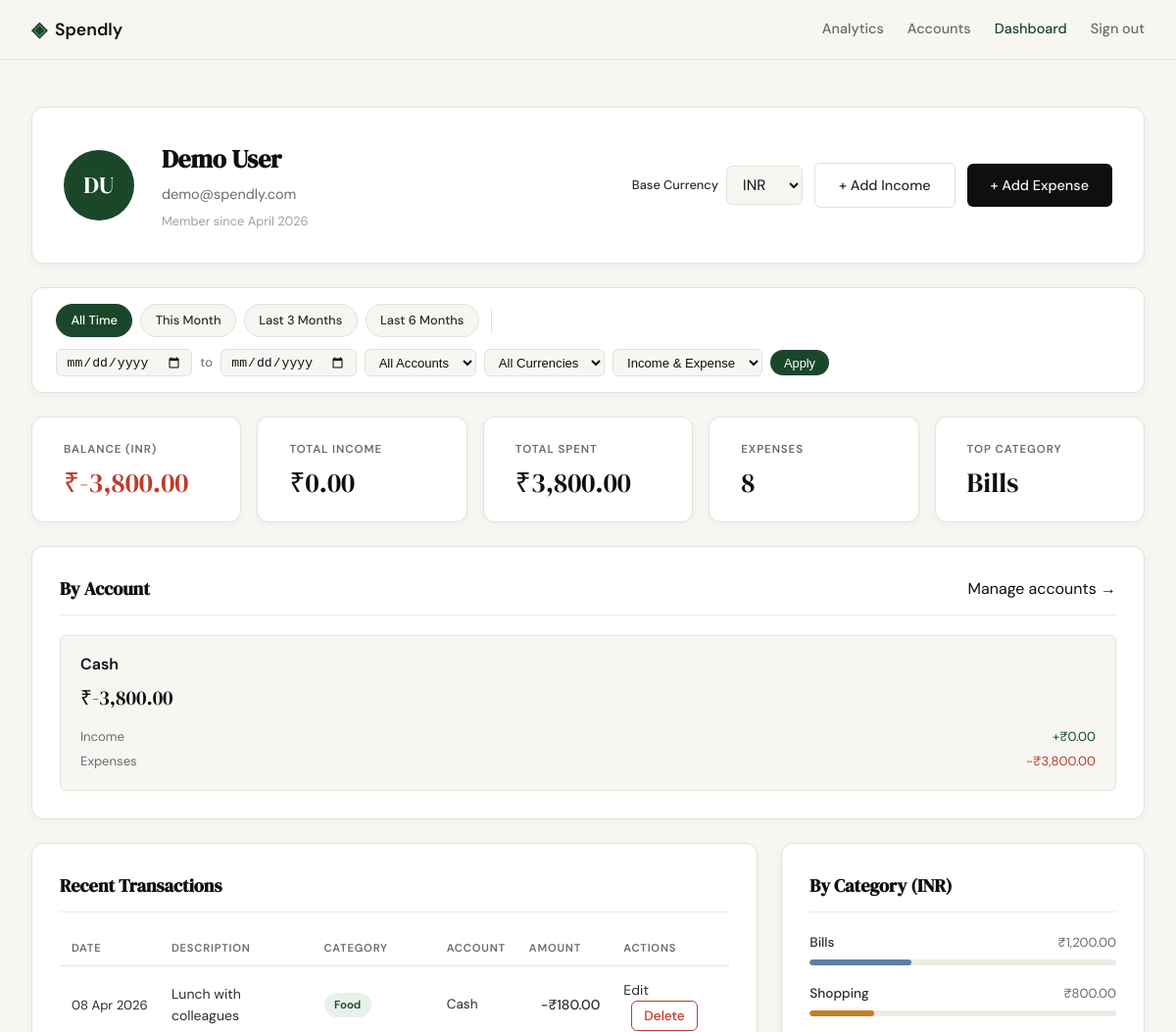
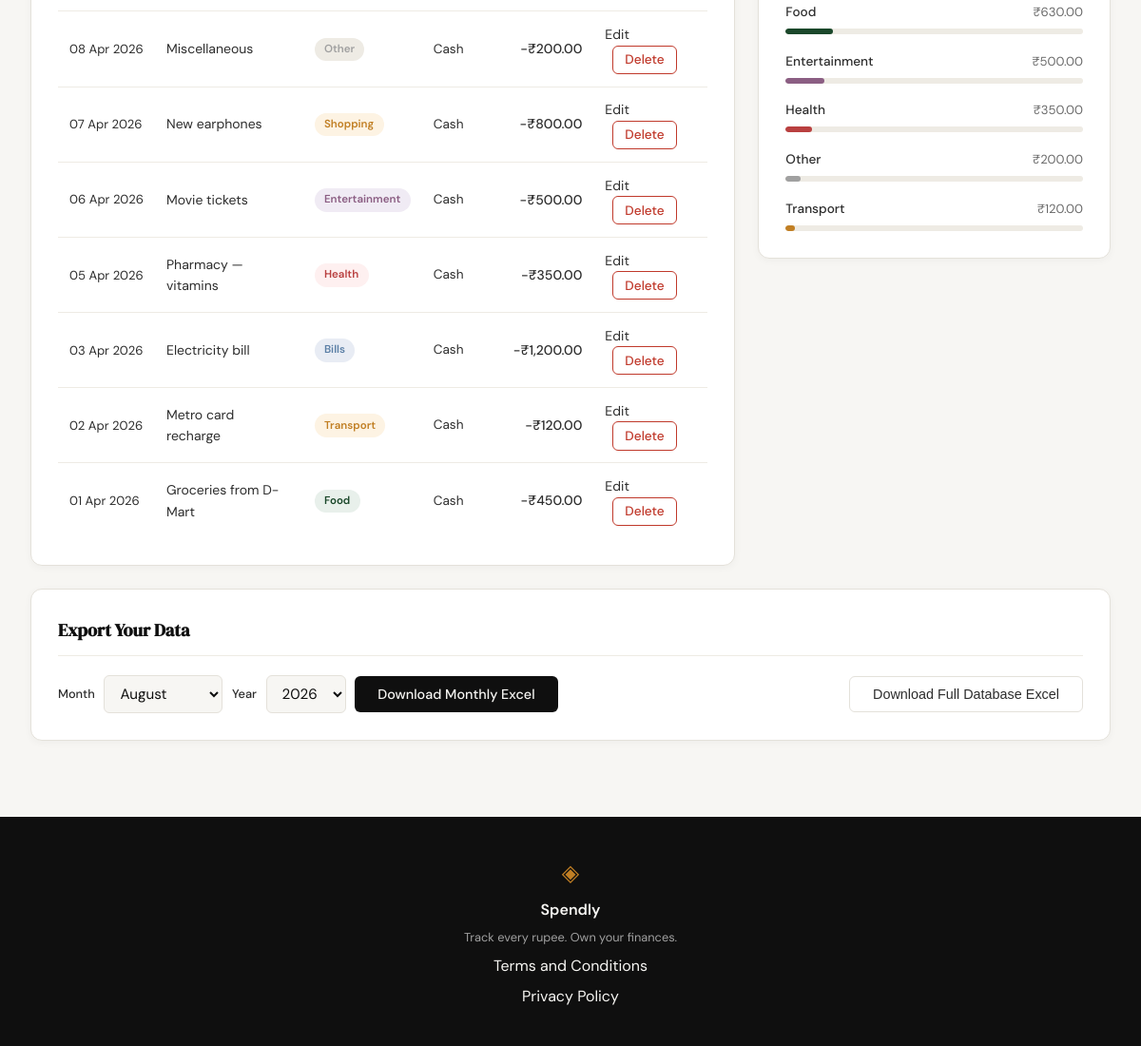
Screenshot of /profile (signed in) with the database file from the repository (2 pictures, top to bottom).
### tables this page shows
CREATE TABLE users (
            id            INTEGER PRIMARY KEY AUTOINCREMENT,
            name          TEXT    NOT NULL,
            email         TEXT    UNIQUE NOT NULL,
            password_hash TEXT    NOT NULL,
            created_at    TEXT    DEFAULT (datetime('now'))
        , base_currency TEXT NOT NULL DEFAULT 'INR');

CREATE TABLE expenses (
            id          INTEGER PRIMARY KEY AUTOINCREMENT,
            user_id     INTEGER NOT NULL REFERENCES users(id),
            amount      REAL    NOT NULL,
            category    TEXT    NOT NULL,
            date        TEXT    NOT NULL,
            description TEXT,
            created_at  TEXT    DEFAULT (datetime('now'))
        , account_id INTEGER REFERENCES accounts(id), currency TEXT NOT NULL DEFAULT 'INR');

CREATE TABLE accounts (
            id              INTEGER PRIMARY KEY AUTOINCREMENT,
            user_id         INTEGER NOT NULL REFERENCES users(id),
            name            TEXT    NOT NULL,
            account_type    TEXT    NOT NULL,
            currency        TEXT    NOT NULL DEFAULT 'INR',
            opening_balance REAL    NOT NULL DEFAULT 0,
            current_balance REAL    NOT NULL DEFAULT 0,
            description     TEXT,
            is_active       INTEGER NOT NULL DEFAULT 1,
            created_at      TEXT    DEFAULT (datetime('now')),
            updated_at      TEXT    DEFAULT (datetime('now'))
        );

### app.py (the view)
@app.route("/profile")
def profile():
    if not session.get("user_id"):
        return redirect(url_for("login"))
    uid = session["user_id"]
    today = date.today()
    user = get_user_by_id(uid)
    date_from = _parse_date(request.args.get("date_from"))
    date_to = _parse_date(request.args.get("date_to"))
    account_id = _parse_int(request.args.get("account"))
    currency_filter = request.args.get("currency") or None
    if currency_filter not in CURRENCIES:
        currency_filter = None
    tx_type = request.args.get("type") or None
    if tx_type not in ("income", "expense"):
        tx_type = None
    if date_from and date_to and date_from > date_to:
        flash("Start date must be before end date.", "error")
        date_from = date_to = None
    today_str = today.isoformat()
    this_month_from = today.replace(day=1).isoformat()
    this_month_to = today.replace(
        day=calendar.monthrange(today.year, today.month)[1]
    ).isoformat()
    presets = {
        "this_month": {"date_from": this_month_from, "date_to": this_month_to},
        "last_3": {"date_from": _months_ago(today, 3), "date_to": today_str},
        "last_6": {"date_from": _months_ago(today, 6), "date_to": today_str},
    }
    base_currency = user["base_currency"] if user else "INR"
    return render_template(
        "profile.html",
        user=user,
        stats=get_summary_stats(
            uid,
            date_from,
            date_to,
            base_currency=base_currency,
            account_id=account_id,
            tx_type=tx_type,
            currency=currency_filter,
        ),
        transactions=get_recent_transactions(
            uid,
            date_from=date_from,
            date_to=date_to,
            account_id=account_id,
            tx_type=tx_type,
            currency=currency_filter,
        ),
        categories=get_category_breakdown(
            uid,
            date_from,
            date_to,
            base_currency=base_currency,
            account_id=account_id,
            currency=currency_filter,
        ),
        accounts=get_accounts_by_user(uid),
        account_breakdown=get_account_breakdown(uid, date_from, date_to),
        currency_symbol=currency_symbol,
        currencies=CURRENCIES,
        date_from=date_from,
        date_to=date_to,
        account_id=account_id,
        currency_filter=currency_filter,
        tx_type=tx_type,
        presets=presets,
        month_names=list(calendar.month_name)[1:],
        export_years=list(range(today.year - 5, today.year + 1)),
        current_month=today.month,
        current_year=today.year,
    )

### templates/profile.html (shortened to what this page needs)
{% extends "base.html" %}
{% block head %}
<link rel="stylesheet" href="{{ url_for('static', filename='css/profile.css') }}">
{% endblock %}
{% block content %}
<div class="profile-page">
    <div class="profile-inner">
        <div class="profile-header-card">
            <div class="profile-avatar">{{ user.initials }}</div>
            <div class="profile-info">
                <h1 class="profile-name">{{ user.name }}</h1>
                <p class="profile-email">{{ user.email }}</p>
                <p class="profile-since">Member since {{ user.member_since }}</p>
            </div>
            <div class="profile-header-actions">
                <form method="POST" action="{{ url_for('update_base_currency') }}" class="base-currency-form">
                    <label for="base_currency" class="base-currency-label">Base Currency</label>
                    <select id="base_currency" name="base_currency" class="form-input export-select" onchange="this.form.submit()">
                        {% for c in currencies %}
                        <option value="{{ c }}" {% if c == user.base_currency %}selected{% endif %}>{{ c }}</option>
                        {% endfor %}
                    </select>
                </form>
                <a href="{{ url_for('add_income') }}" class="btn-ghost profile-add-btn">+ Add Income</a>
                <a href="{{ url_for('add_expense') }}" class="btn-primary profile-add-btn">+ Add Expense</a>
            </div>
        </div>
        <div class="filter-bar">
            <div class="filter-presets">
                <a href="{{ url_for('profile', account=account_id, currency=currency_filter, type=tx_type) }}"
                   class="filter-preset-btn{% if not date_from and not date_to %} filter-preset-btn--active{% endif %}">
                    All Time
                </a>
                <a href="{{ url_for('profile', date_from=presets.this_month.date_from, date_to=presets.this_month.date_to, account=account_id, currency=currency_filter, type=tx_type) }}"
                   class="filter-preset-btn{% if date_from == presets.this_month.date_from and date_to == presets.this_month.date_to %} filter-preset-btn--active{% endif %}">
                    This Month
                </a>
                <a href="{{ url_for('profile', date_from=presets.last_3.date_from, date_to=presets.last_3.date_to, account=account_id, currency=currency_filter, type=tx_type) }}"
                   class="filter-preset-btn{% if date_from == presets.last_3.date_from and date_to == presets.last_3.date_to %} filter-preset-btn--active{% endif %}">
                    Last 3 Months
                </a>
                <a href="{{ url_for('profile', date_from=presets.last_6.date_from, date_to=presets.last_6.date_to, account=account_id, currency=currency_filter, type=tx_type) }}"
                   class="filter-preset-btn{% if date_from == presets.last_6.date_from and date_to == presets.last_6.date_to %} filter-preset-btn--active{% endif %}">
                    Last 6 Months
                </a>
            </div>
            <form class="filter-form" method="GET" action="{{ url_for('profile') }}">
                <input type="date" name="date_from" class="filter-date-input"
                       value="{{ date_from or '' }}">
                <span class="filter-to-label">to</span>
                <input type="date" name="date_to" class="filter-date-input"
                       value="{{ date_to or '' }}">
                <select name="account" class="filter-date-input">
                    <option value="">All Accounts</option>
                </select>
                <select name="currency" class="filter-date-input">
                    <option value="">All Currencies</option>
                </select>
                <select name="type" class="filter-date-input">
                    <option value="">Income &amp; Expense</option>
                </select>
                <button type="submit" class="filter-apply-btn">Apply</button>
            </form>
        </div>
        <div class="profile-stats">
            <div class="stat-card">
                <span class="stat-label">Balance ({{ stats.base_currency }})</span>
                <span class="stat-value {{ 'stat-value--negative' if stats.balance_raw < 0 else 'stat-value--positive' }}">{{ currency_symbol(stats.base_currency) }}{{ stats.balance }}</span>
            </div>
            <div class="stat-card">
                <span class="stat-label">Total Income</span>
                <span class="stat-value">{{ currency_symbol(stats.base_currency) }}{{ stats.total_income }}</span>
            </div>
            <div class="stat-card">
                <span class="stat-label">Total Spent</span>
                <span class="stat-value">{{ currency_symbol(stats.base_currency) }}{{ stats.total }}</span>
            </div>
            <div class="stat-card">
                <span class="stat-label">Expenses</span>
                <span class="stat-value">{{ stats.count }}</span>
            </div>
            <div class="stat-card">
                <span class="stat-label">Top Category</span>
                <span class="stat-value">{{ stats.top_category }}</span>
            </div>
        </div>
        <div class="profile-section">
            <div class="section-title-row">
                <h2 class="section-title">By Account</h2>
                <a href="{{ url_for('accounts') }}" class="tx-edit-link">Manage accounts →</a>
            </div>
            <div class="account-breakdown-grid">
                {% for acc in account_breakdown %}
                <div class="account-breakdown-card {{ '' if acc.is_active else 'account-breakdown-card--inactive' }}">
                    <div class="account-breakdown-name">{{ acc.name }}</div>
                    <div class="account-breakdown-balance">{{ currency_symbol(acc.currency) }}{{ "{:,.2f}".format(acc.current_balance) }}</div>
                    <div class="account-breakdown-row">
                        <span>Income</span>
                        <span class="tx-amount--income">+{{ currency_symbol(acc.currency) }}{{ "{:,.2f}".format(acc.income) }}</span>
                    </div>
                    <div class="account-breakdown-row">
                        <span>Expenses</span>
                        <span class="tx-amount--expense">-{{ currency_symbol(acc.currency) }}{{ "{:,.2f}".format(acc.expenses) }}</span>
                    </div>
                </div>
                {% endfor %}
            </div>
        </div>
        <div class="profile-grid">
            <div class="profile-section">
                <div class="section-title-row">
                    <h2 class="section-title">Recent Transactions</h2>
                </div>
                <div class="tx-table-wrapper">
                    <table class="tx-table">
                        <thead>
                            <tr>
                                <th>Date</th>
                                <th>Description</th>
                                <th>Category</th>
                                <th>Account</th>
                                <th class="tx-amount-col">Amount</th>
                                <th>Actions</th>
                            </tr>
                        </thead>
                        <tbody>
                            {% for tx in transactions %}
                            <tr>
                                <td class="tx-date">{{ tx.date }}</td>
                                <td class="tx-desc">{{ tx.description }}</td>
                                <td>
                                    <span class="cat-badge {{ 'cat-badge--income' if tx.type == 'income' else 'cat-badge--' ~ tx.category | lower }}">
                                        {{ tx.category }}
                                    </span>
                                </td>
                                <td class="tx-account">{{ tx.account_name }}</td>
                                <td class="tx-amount tx-amount--{{ tx.type }}">
                                    {{ '+' if tx.type == 'income' else '-' }}{{ currency_symbol(tx.currency) }}{{ tx.amount }}
                                </td>
                                <td class="tx-actions">
                                    {% if tx.type == 'income' %}
                                    <a href="{{ url_for('edit_income', id=tx.id) }}" class="tx-edit-link">Edit</a>
                                    <form method="POST" action="{{ url_for('delete_income', id=tx.id) }}"
                                          style="display:inline"
                                          onsubmit="return confirm('Delete this income entry?')">
                                        <button type="submit" class="btn-delete">Delete</button>
                                    </form>
                                    {% else %}
                                    <a href="{{ url_for('edit_expense', id=tx.id) }}" class="tx-edit-link">Edit</a>
                                    <form method="POST" action="{{ url_for('delete_expense', id=tx.id) }}"
                                          style="display:inline"
                                          onsubmit="return confirm('Delete this expense?')">
                                        <button type="submit" class="btn-delete">Delete</button>
                                    </form>
                                    {% endif %}
                                </td>
                            </tr>
                            {% endfor %}
                        </tbody>
                    </table>
                </div>
            </div>
            <div class="profile-section">
                <h2 class="section-title">By Category ({{ stats.base_currency }})</h2>
                <div class="category-list">
                    {% for cat in categories %}
                    <div class="cat-row">
                        <div class="cat-row-header">
                            <span class="cat-row-name">{{ cat.name }}</span>
                            <span class="cat-row-amount">{{ currency_symbol(stats.base_currency) }}{{ cat.amount }}</span>
                        </div>
                        <div class="cat-bar-track">
                            <div class="cat-bar cat-bar--{{ cat.name | lower }}"
                                 style="width: {{ cat.percent }}%"></div>
                        </div>
                    </div>
                    {% endfor %}
                </div>
            </div>
        </div>
        <div class="profile-section export-section">
            <div class="section-title-row">
                <h2 class="section-title">Export Your Data</h2>
            </div>
            <div class="export-controls">
                <div class="export-control-group">
                    <label for="export-month">Month</label>
                    <select id="export-month" class="form-input export-select">
                        {% for name in month_names %}
                        <option value="{{ loop.index }}" {% if loop.index == current_month %}selected{% endif %}>{{ name }}</option>
                        {% endfor %}
                    </select>
                    <label for="export-year">Year</label>
                    <select id="export-year" class="form-input export-select">
                        {% for y in export_years %}
                        <option value="{{ y }}" {% if y == current_year %}selected{% endif %}>{{ y }}</option>
                        {% endfor %}
                    </select>
                    <button type="button" id="download-monthly-btn" class="btn-primary"
                            data-loading-text="Generating…"
                            data-export-url="{{ url_for('export_monthly') }}">
                        Download Monthly Excel
                    </button>
                </div>
                <div class="export-control-group">
                    <button type="button" id="download-full-btn" class="btn-ghost"
                            data-loading-text="Generating…"
                            data-export-url="{{ url_for('export_full') }}">
                        Download Full Database Excel
                    </button>
                </div>
            </div>
        </div>
    </div>
</div>
{% endblock %}

### rows the page displays
users: name "Demo User", email "demo@spendly.com", base_currency "INR", base_currency "₹"
expenses: top_category "Bills", date "03 Apr 2026", description "Electricity bill", category "Bills", account_name "Cash", type "-", currency "₹", amount "1,200.00", name "Bills"
accounts: name "Cash", currency "₹", current_balance "-3,800.00", income "0.00", expenses "3,800.00", account_name "Cash" "Cash"
expenses: description "Lunch with colleagues", category "Food", currency "₹"
expenses: description "Miscellaneous", category "Other", currency "₹", name "Other", amount "200.00"
expenses: date "07 Apr 2026", description "New earphones", category "Shopping", account_name "Cash", type "-", currency "₹", amount "800.00", name "Shopping"
expenses: date "06 Apr 2026", description "Movie tickets", category "Entertainment", account_name "Cash", type "-", currency "₹", amount "500.00", name "Entertainment"
expenses: date "05 Apr 2026", description "Pharmacy — vitamins", category "Health", account_name "Cash", type "-", currency "₹", amount "350.00", name "Health"
expenses: date "02 Apr 2026", description "Metro card recharge", category "Transport", account_name "Cash", type "-", currency "₹", amount "120.00", name "Transport"
expenses: date "01 Apr 2026", description "Groceries from D-Mart", category "Food", account_name "Cash", type "-", currency "₹", amount "450.00", name "Food", amount "630.00"

### other values shown
{{ user.initials }} "DU"
{{ user.member_since }} "April 2026"
{{ stats.balance }} "-3,800.00"
{{ stats.total_income }} "0.00"
{{ stats.total }} "3,800.00"
{{ stats.count }} "8"
{{ tx.date }} "08 Apr 2026" "08 Apr 2026"
{{ '+' if tx.type == 'income' else '-' }} "-" "-"
{{ tx.amount }} "180.00" "200.00"
form field value "August"
form field value "2026"
